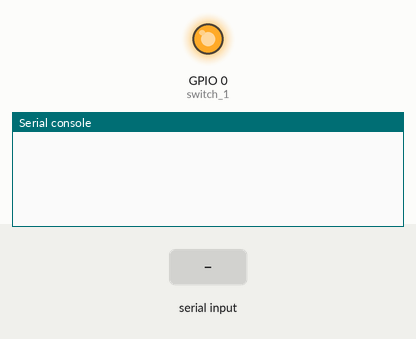
Recording of a program running on a simulated ESP8266 board running MicroPython. Parts: output pins drawn as LEDs (lit = HIGH), the last lines printed to the serial console. The test bench sets the inputs (shaded band). WiFi joins after 1.5 s; files the program writes start out absent; outgoing connections fail; files that are not in the repository are absent.

Above: at 1.2 s.
1.3 s: "rec" typed at the serial console, then Enter
At 4.21 s:
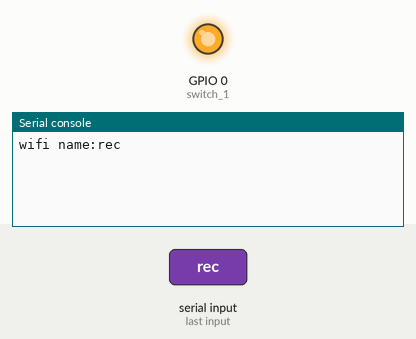
4.3 s: "swt" typed at the serial console, then Enter
At 5.0 s:
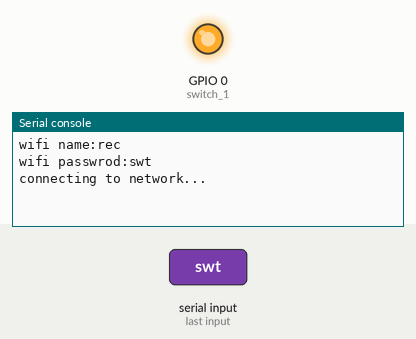

The program:

Recive.py
```python
import json
import task
import sensor

def User_CallBack(c):
  c = c[2:-1]
  print(c)
  try:
    load_js = json.loads(c)
  except:
    print("JSON解析失败")
  try:
    function = load_js['msg']
  except:
    function = None
  try:
    device = load_js['dev']
  except:
    device = None
  try:
    status = load_js['sta']
  except:
    status = None

  print(function)
  print(device)
  print(status)

  try:
    if str(function) == "rec":
      task.Send_SensorData()
    elif (function) == "swt":
      try:
        sensor.switch_chage(int(device), int(status))
        task.Send_SensorData()
      except:
        print("开关操作错误")
  except:
    print("消息任务处理错误")
```

task.py
```python
from machine import Timer, Pin
import time
import WIFI
import Tcp
import sensor

def init_task():
  sensor.init_switch()
  try:
    init_WIFITimer()
  except:
    pass

def Init_wifiConnect():
  print(WIFI.Connect_WiFi_2())
  try:
    Tcp.TCP_Begin()
    init_TcpTimer()
    Send_login()
    time.sleep(0.5)
    Send_SensorData()
    init_TaskTimer()
  except:
    pass

def Send_login():
  Tcp.TCP_Send('M8IT25L3EL82OIKI')

def Send_SensorData():
  Tcp.TCP_Send("#{}#".format(sensor.get_SwitchData(0)))

def init_TaskTimer():
  tim3 = Timer(0)
  tim3.init(period=30000, mode=Timer.PERIODIC, callback=lambda t: Send_SensorData())

def init_TcpTimer():
  tim3 = Timer(3)
  tim3.init(period=50, mode=Timer.PERIODIC, callback=lambda t: Tcp.TCP_Recv())

def init_WIFITimer():
  tim3 = Timer(4)
  tim3.init(period=4000, mode=Timer.ONE_SHOT, callback=lambda t: Init_wifiConnect())

init_task()
```

sensor.py
```python
from machine import Pin
import time
switch_1 = None
m = [1, 0]

def init_switch():
  global switch_1
  switch_1 = Pin(0, Pin.OUT, value = 1)

def switch_chage(i, s):

  if i in [0]:
    switch_1.value(m[s])
    print("Time=1")
    time.sleep(0.5)
    switch_1.value(m[0])

def get_SwitchData(n):
  if n in [0]:
    return m[int(switch_1.value())]
```

WIFI.py
```python
#Configure the WIFI function
OutputConfig = None
WIFIconnecting = None
def Connect_WiFi_2():
    import os
    import json
    import network
    import time
    global OutputConfig
    global WIFIconnecting
    WIFIconnecting = 1
    TimeOut = 0
    wifi = network.WLAN(network.STA_IF)
    wifi.active(False)
    try:
        with open('wifi_config.json','r') as f:
            config = json.loads(f.read())
    # 若初次运行,则将进入excpet,执行配置文件的创建
    except:
        essid = input('wifi name:') # 输入essid
        password = input('wifi passwrod:') # 输入password
        config = dict(essid=essid, password=password) # 创建字典
        with open('wifi_config.json','w') as f:
            f.write(json.dumps(config)) # 将字典序列化为json字符串,存入wifi_config.json

    #以下为正常的WIFI连接流程
    if not wifi.isconnected():
        print('connecting to network...')
        try:
          wifi.active(True)
          wifi.connect(config['essid'], config['password'])
        except:
          pass
        while not wifi.isconnected():
            TimeOut += 1
            time.sleep(0.01)
            if TimeOut >= 1024:
              print('Connect Timeout...Please Check your SSID and Password!')
              os.remove("wifi_config.json")
              return(0)
              break
            pass
    try:
      OutputConfig = wifi.ifconfig()
      print('network config:', OutputConfig)
    except:
      pass
    WIFIconnecting = 0
    f.close()
    return(1)

def get_ip(i):
  try:
    return str(OutputConfig[i])
  except:
    return "0.0.0.0"
```

Tcp.py
```python
import network
import socket
import time
import sys
import Recive
from machine import Timer

#WiFi密码以及服务器连接信息配置
host = "112.74.142.132"
port = 8647


def TCP_Begin():
  global s
  s = socket.socket(socket.AF_INET,socket.SOCK_STREAM)
  try:
    s.connect((host,port))
    print ("服务器已连接")
  except:
    print ("服务器连接失败 Please Check PORT or IPaddress")
  s.setblocking(False)

def TCP_Send(text):
  try:
    s.send(text)
    print("数据发送成功:"+text)
  except:
    print ("数据发送错误 Try to Resend")
    try:
      s.send(text)
      print("数据发送成功:"+text)
    except:
      print ("数据发送错误 Try to Reconnect...")
      TCP_Begin()
      try:
        s.send(text)
        print("数据发送成功:"+text)
      except:
        print ("数据发送失败！")
        pass

def TCP_Recv():
    try:
      RecvBuf=s.recv(1024)
    except :
      pass
    else:
      if not len(RecvBuf):
        pass
      #print("收到数据:" + str(RecvBuf))
      print("收到数据")
      Recive.User_CallBack(str(RecvBuf))
```

Measured:
- after the input at 1.3 s, the serial console: prints a new line after 2.7 s (image 1)
- after the input at 4.3 s, the serial console: prints a new line at once (image 2)
